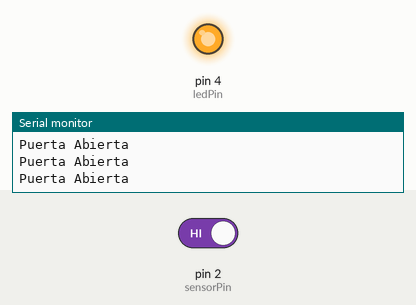
Recording of a sketch running on a simulated Arduino Uno, built with avr-gcc and run on an emulated ATmega328P. Parts: output pins drawn as LEDs (lit = HIGH), the last lines printed to the serial monitor. Inputs (shaded band) come from the test bench; at power-on: pin 2 (sensorPin) HIGH.

Above: at 1.8 s.
1.9 s: pin 2 (sensorPin) driven LOW
At 2.8 s:
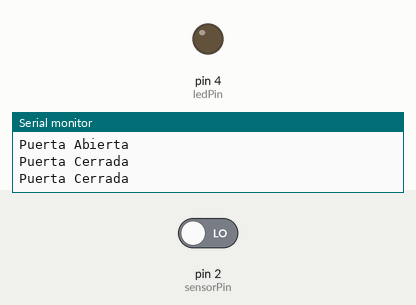
3.5 s: pin 2 (sensorPin) driven HIGH
At 3.9 s:
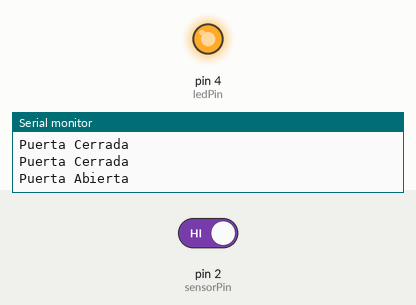
Timing chart, 0 to 6.5 s (numbered marks = the images above; inputs shaded):
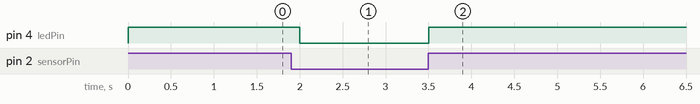

Measured:
- after the input at 1.9 s, pin 4 (ledPin): HIGH → LOW after 0.10 s
- after the input at 3.5 s, pin 4 (ledPin): LOW → HIGH at once

The sketch:

sketch_jul20aPuerta.ino
```cpp
int sensorPin = 2;
int ledPin = 4;
int sensorState = 0;

void setup() {
  pinMode(sensorPin, INPUT_PULLUP);
  pinMode(ledPin, OUTPUT);
  Serial.begin(115200);
}

void loop() {
  sensorState = digitalRead(sensorPin);
  if (sensorState == LOW) {
    digitalWrite(ledPin, LOW);
    Serial.println("Puerta Cerrada");
  } else {
    digitalWrite(ledPin, HIGH);
    Serial.println("Puerta Abierta");
  }
  delay(500); // Espera 500 milisegundos antes de leer el sensor nuevamente
}
```
